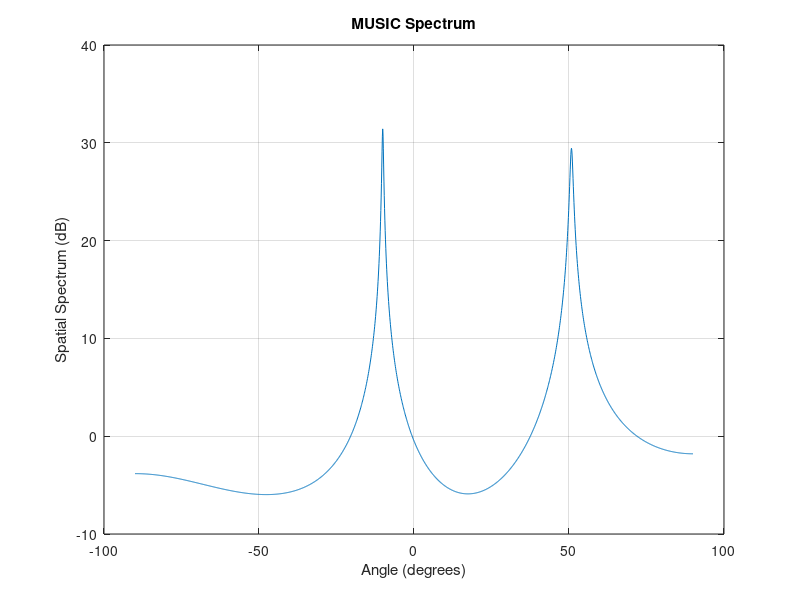

Write the MATLAB code that produced this figure.
N = 4;    % 采样天线数量，空间轴维度
M = 2;    % 空间上有多少个信号源
T = 1024; % 采样时间点，时间轴维度
d = 0.06; % 天线间距

signal_F = 2.4e9;   % 发射源信号的频率
lambda = 3e8 / signal_F; % 0.125m

angles = [-10, 50]; % 信号源的实际方向角（度）
theta_rad = angles * pi / 180; % 转换为弧度

% 信号向量exp(1i*(0:N-1).'*Ω)
% Ω = 2*pi*d/lambda*sin(theta_rad)代表空间上的频率，即信号到达天线的时刻不同导致相位的变化频率
A = exp(-1i * 2 * pi * d/lambda * (0:N-1).' * sin(theta_rad)); % 信号向量，天线数量N * 频率源数量M

f = [20, 10]; % 正弦波频率，多个目标的话，不能是同频率否则就混叠一起了
t = (0:T-1).'/T; % 时间戳，T其实是fs
S = exp(1i * 2*pi * t * f); % 信号波形，对于MUSIC算法可以是任意信号

% X = A * S.' + randn(N, T); % 4*2 * 2*100 得到N*T的采样数据 + 噪声
X = awgn(A * S.', 0); % 4*2 * 2*100 得到N*T的采样数据 + 噪声

% 计算协方差矩阵
R = (X * X') / T;          % X信号进行自相关，多个采样时间T下的信号做完自相关后求平均值

% 特征值分解
[eigenvectors, eigenvalues] = eig(R); % 特征值中，有M个值会明显比N-M个值大很多
[eigenvalues, idx] = sort(diag(eigenvalues), 'descend'); % 将大的值排序到前面
eigenvectors = eigenvectors(:, idx); % 得到对应排序的特征向量矩阵，前面M是信号子空间，后面N-M是噪声子空间

% 噪声子空间
E_N = eigenvectors(:, M+1:end); % 求噪声子空间为后续MUSIC做准备

% 扫描角度范围
theta_scan = -90:0.1:90; % 扫描角度范围（度）
P_music = zeros(size(theta_scan)); % 初始化MUSIC谱

% 计算MUSIC谱
for i = 1:length(theta_scan) % 对附近的角度的可能空间频率信号的旋转因子进行遍历匹配
    steering_vector = exp(-1i * 2 * pi * d/lambda * (0:N-1).' * sin(theta_scan(i) * pi / 180));
    % abs(steering_vector' * (E_N * E_N') * steering_vector)
    % 扫描的信号旋转因子向量，在接收到的信号的噪声子空间中的投影向量和该信号旋转因子向量的自相关函数
    % 如果没有噪声子空间上的投影，说明扫描到的信号是信号子空间中的信号，那么该空间扫描频率是信号源的空间频率，该式子为非常小的值
    P_music(i) = 1 / abs(steering_vector' * (E_N * E_N') * steering_vector);
end

% 找到谱峰
[~, peak_indices] = findpeaks(P_music); % 寻找扫描结果中的最大值
[~, sorted_indices] = sort(P_music(peak_indices), 'descend');
doa_estimates = theta_scan(peak_indices(sorted_indices(1:M))); % 在所有可能的结果中选择前M个结果认定为最后结果

% 绘制MUSIC谱
figure;
plot(theta_scan, 10*log10(P_music));
xlabel('Angle (degrees)');
ylabel('Spatial Spectrum (dB)');
title('MUSIC Spectrum');
grid on;


% 输出估计的方向角度
disp('Estimated DOA angles (degrees):');
disp(doa_estimates);
